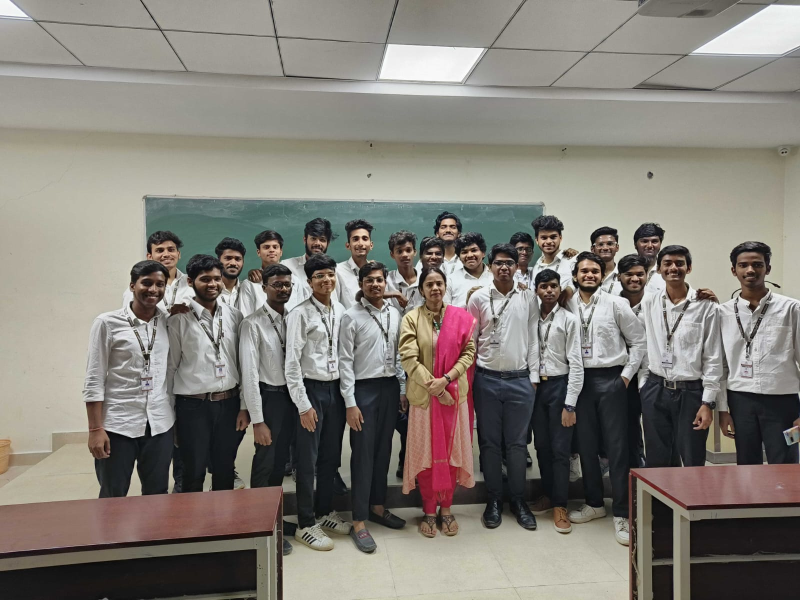
#> input picture boot_camp/pythonProject/photo.jpeg, 1600 x 1200 px (shown at 1/2 size)
$ python facedetectionwithui.py
#> lines starting #> are read from the running program, lines starting #| are printed output that depends on the picture; after the words box and inside, x2 and y2 are one past the last pixel; in counts of white or black regions, pixels touching at a corner belong together
from tkinter import *
from PIL import ImageTk, Image
import cv2
root = Tk()
root.geometry("900x500")
root.title("Multiple face detection using opencv")
root.configure(bg="cyan")
inputimage = cv2.imread('photo.jpeg')
#> inputimage is the input picture: shape (1200, 1600, 3); mean B, G, R 120.1, 127.1, 131.4
blue,green,red = cv2.split(inputimage)
img = cv2.merge((red,green,blue))
im = Image.fromarray(img)
image1 = im.resize((240, 240))
image1 = ImageTk.PhotoImage(image1)

gray_img = cv2.cvtColor(img, cv2.COLOR_BGR2GRAY)


gim = Image.fromarray(gray_img)
image2 = gim.resize((240, 240))
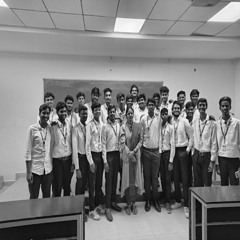
#> image2: PIL image 240x240 L; min 1, max 252, mean 125.4
image2 = ImageTk.PhotoImage(image2)


haar_cascade = cv2.CascadeClassifier('haarcascade_frontalface_default.xml')
faces_rect = haar_cascade.detectMultiScale(gray_img, 1.1, 9)
#> faces_rect = 28 rows, first 6: [1027, 481, 44, 44], [843, 488, 49, 49], [872, 434, 49, 49], [515, 473, 54, 54], [538, 550, 52, 52], [1184, 468, 52, 52]
for (x, y, w, h) in faces_rect:
    outputimage=cv2.rectangle(inputimage, (x, y), (x + w, y + h), (0, 255, 0), 10)
#> this loop made 28 passes
#> (x, y, w, h) on passes 1 to 12: (1027, 481, 44, 44), (843, 488, 49, 49), (872, 434, 49, 49), (515, 473, 54, 54), (538, 550, 52, 52), (1184, 468, 52, 52), (720, 538, 59, 59), (692, 455, 59, 59), (606, 457, 56, 56), (1273, 462, 54, 54), (1068, 451, 59, 59), (300, 475, 63, 63)
#> pass 2, `outputimage=cv2.rectangle(inputimage, (x, y), (x + w, y + h), (0, 255,..`:
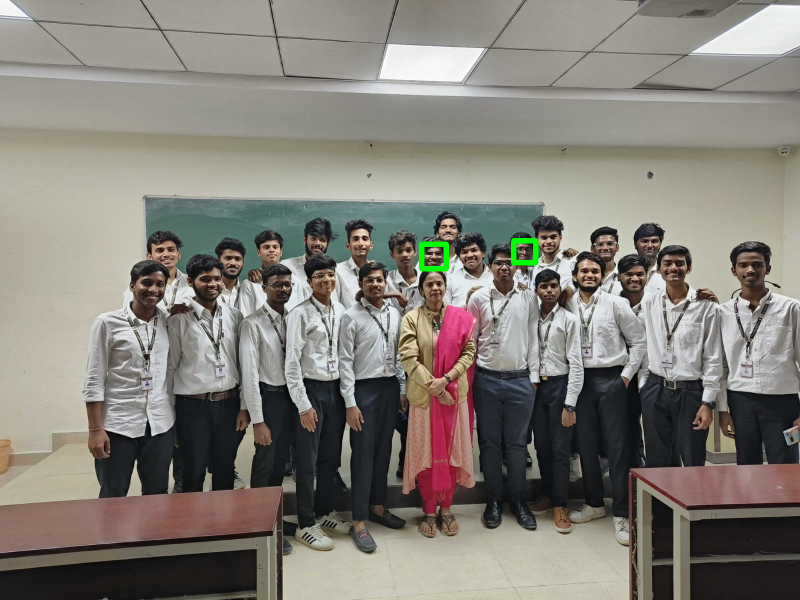
#> outputimage: shape (1200, 1600, 3) (shown at 1/2 size); mean B, G, R 120, 127.4, 131.3
#> pass 3, `outputimage=cv2.rectangle(inputimage, (x, y), (x + w, y + h), (0, 255,..`:
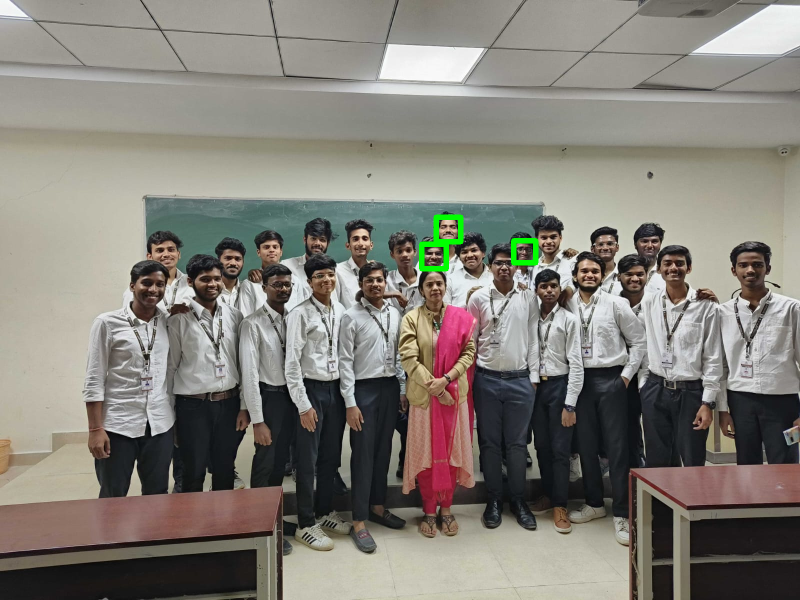
#> outputimage: shape (1200, 1600, 3) (shown at 1/2 size); 0.1% of pixels changed, all inside (x1, y1, x2, y2) = (867, 429, 927, 489)
#> after the loop:
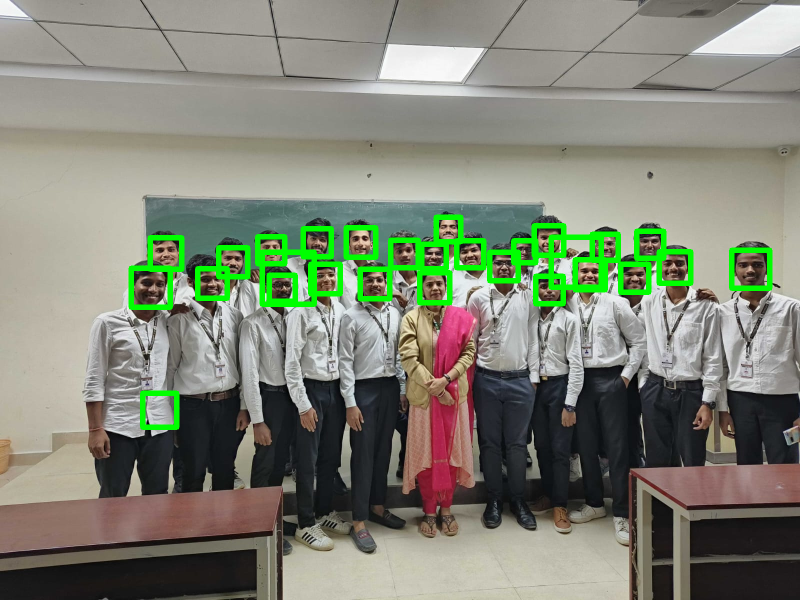
#> inputimage: shape (1200, 1600, 3) (shown at 1/2 size); 3.58% of pixels changed, all inside (x1, y1, x2, y2) = (257, 429, 1545, 860)
#cv2.imshow('Detected faces', inputimage)
lue,green,red = cv2.split(outputimage)
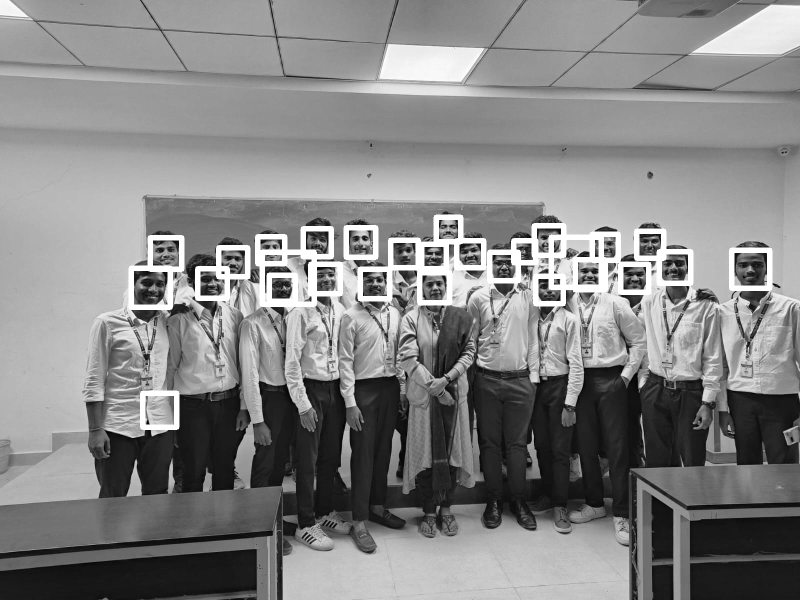
#> green: shape (1200, 1600) (shown at 1/2 size); min 0, max 255, mean 132.7
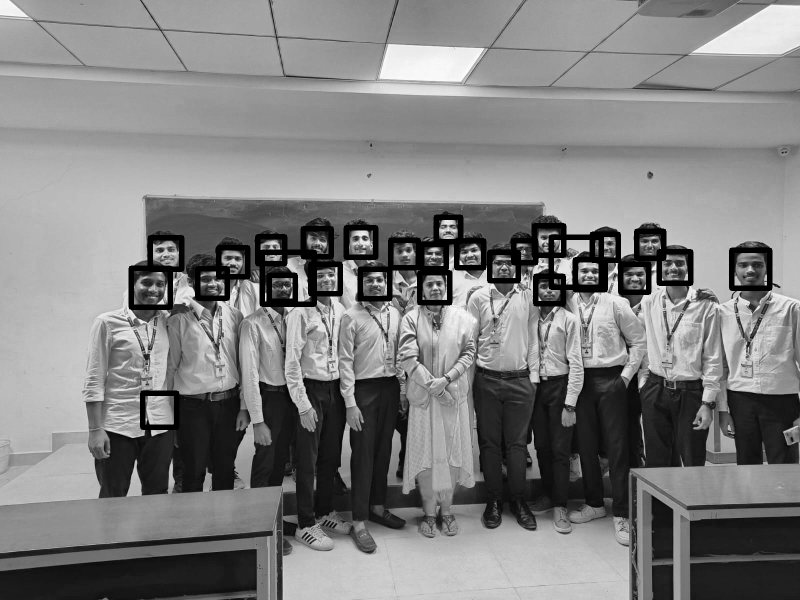
#> red: shape (1200, 1600) (shown at 1/2 size); min 0, max 255, mean 127.8
outputimage = cv2.merge((red,green,blue))
oim=Image.fromarray(outputimage)
image3 = oim.resize((340, 340))
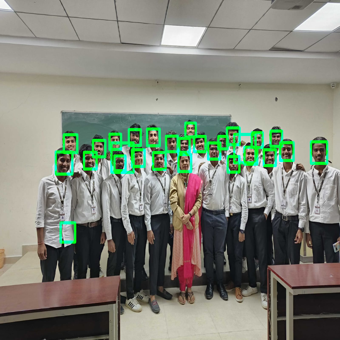
#> image3: PIL image 340x340 RGB; mean R, G, B 127.9, 132.6, 120.1
image3 = ImageTk.PhotoImage(image3)

label1 = Label(image=image1)
label2 = Label(image=image2)
label3=Label(image=image3)
label4=Label(root,text="Input Image")
label5=Label(root,text="Grayscale Image")
label6=Label(root,text="Output Image")


label1.grid(row=0, column=0)
label2.grid(row=0, column=1)
label3.grid(row=0,column=2)
label4.grid(row=1,column=0)
label5.grid(row=1,column=1)
label6.grid(row=1,column=2)

root.mainloop()
